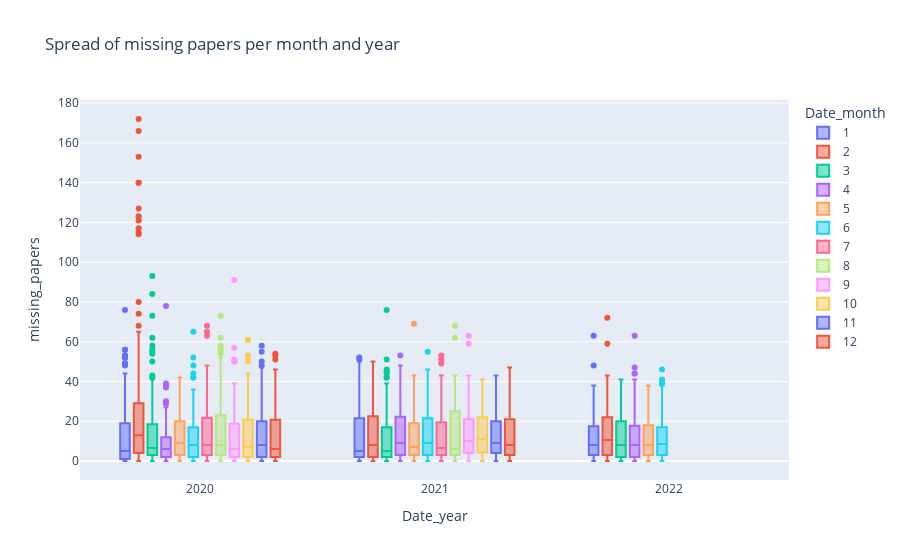

Notebook code cell kept with this figure:
### Code cell
px.box(df_train_soldout, x=f"{feat_date}_year", y="missing_papers" , color=f"{feat_date}_month", title="Spread of missing papers per month and year")

### Figure 1 — Plotly figure (JSON) as saved in the notebook; plotly's stock layout.template omitted (floating-point values rounded to 4 significant figures; data arrays with more than 128 entries replaced by an {"elided": "..."} marker saying what was removed)
{"data": [{"alignmentgroup": "True", "hovertemplate": "Date_month=1<br>Date_year=%{x}<br>missing_papers=%{y}<extra></extra>", "legendgroup": "1", "marker": {"color": "#636efa"}, "name": "1", "notched": false, "offsetgroup": "1", "orientation": "v", "showlegend": true, "type": "box", "x": {"elided": "336 int values"}, "x0": " ", "xaxis": "x", "y": {"elided": "336 int values"}, "y0": " ", "yaxis": "y"}, {"alignmentgroup": "True", "hovertemplate": "Date_month=2<br>Date_year=%{x}<br>missing_papers=%{y}<extra></extra>", "legendgroup": "2", "marker": {"color": "#EF553B"}, "name": "2", "notched": false, "offsetgroup": "2", "orientation": "v", "showlegend": true, "type": "box", "x": {"elided": "378 int values"}, "x0": " ", "xaxis": "x", "y": {"elided": "378 int values"}, "y0": " ", "yaxis": "y"}, {"alignmentgroup": "True", "hovertemplate": "Date_month=3<br>Date_year=%{x}<br>missing_papers=%{y}<extra></extra>", "legendgroup": "3", "marker": {"color": "#00cc96"}, "name": "3", "notched": false, "offsetgroup": "3", "orientation": "v", "showlegend": true, "type": "box", "x": {"elided": "368 int values"}, "x0": " ", "xaxis": "x", "y": {"elided": "368 int values"}, "y0": " ", "yaxis": "y"}, {"alignmentgroup": "True", "hovertemplate": "Date_month=4<br>Date_year=%{x}<br>missing_papers=%{y}<extra></extra>", "legendgroup": "4", "marker": {"color": "#ab63fa"}, "name": "4", "notched": false, "offsetgroup": "4", "orientation": "v", "showlegend": true, "type": "box", "x": {"elided": "348 int values"}, "x0": " ", "xaxis": "x", "y": {"elided": "348 int values"}, "y0": " ", "yaxis": "y"}, {"alignmentgroup": "True", "hovertemplate": "Date_month=5<br>Date_year=%{x}<br>missing_papers=%{y}<extra></extra>", "legendgroup": "5", "marker": {"color": "#FFA15A"}, "name": "5", "notched": false, "offsetgroup": "5", "orientation": "v", "showlegend": true, "type": "box", "x": {"elided": "332 int values"}, "x0": " ", "xaxis": "x", "y": {"elided": "332 int values"}, "y0": " ", "yaxis": "y"}, {"alignmentgroup": "True", "hovertemplate": "Date_month=6<br>Date_year=%{x}<br>missing_papers=%{y}<extra></extra>", "legendgroup": "6", "marker": {"color": "#19d3f3"}, "name": "6", "notched": false, "offsetgroup": "6", "orientation": "v", "showlegend": true, "type": "box", "x": {"elided": "294 int values"}, "x0": " ", "xaxis": "x", "y": {"elided": "294 int values"}, "y0": " ", "yaxis": "y"}, {"alignmentgroup": "True", "hovertemplate": "Date_month=7<br>Date_year=%{x}<br>missing_papers=%{y}<extra></extra>", "legendgroup": "7", "marker": {"color": "#FF6692"}, "name": "7", "notched": false, "offsetgroup": "7", "orientation": "v", "showlegend": true, "type": "box", "x": {"elided": "227 int values"}, "x0": " ", "xaxis": "x", "y": {"elided": "227 int values"}, "y0": " ", "yaxis": "y"}, {"alignmentgroup": "True", "hovertemplate": "Date_month=8<br>Date_year=%{x}<br>missing_papers=%{y}<extra></extra>", "legendgroup": "8", "marker": {"color": "#B6E880"}, "name": "8", "notched": false, "offsetgroup": "8", "orientation": "v", "showlegend": true, "type": "box", "x": {"elided": "224 int values"}, "x0": " ", "xaxis": "x", "y": {"elided": "224 int values"}, "y0": " ", "yaxis": "y"}, {"alignmentgroup": "True", "hovertemplate": "Date_month=9<br>Date_year=%{x}<br>missing_papers=%{y}<extra></extra>", "legendgroup": "9", "marker": {"color": "#FF97FF"}, "name": "9", "notched": false, "offsetgroup": "9", "orientation": "v", "showlegend": true, "type": "box", "x": {"elided": "209 int values"}, "x0": " ", "xaxis": "x", "y": {"elided": "209 int values"}, "y0": " ", "yaxis": "y"}, {"alignmentgroup": "True", "hovertemplate": "Date_month=10<br>Date_year=%{x}<br>missing_papers=%{y}<extra></extra>", "legendgroup": "10", "marker": {"color": "#FECB52"}, "name": "10", "notched": false, "offsetgroup": "10", "orientation": "v", "showlegend": true, "type": "box", "x": {"elided": "214 int values"}, "x0": " ", "xaxis": "x", "y": {"elided": "214 int values"}, "y0": " ", "yaxis": "y"}, {"alignmentgroup": "True", "hovertemplate": "Date_month=11<br>Date_year=%{x}<br>missing_papers=%{y}<extra></extra>", "legendgroup": "11", "marker": {"color": "#636efa"}, "name": "11", "notched": false, "offsetgroup": "11", "orientation": "v", "showlegend": true, "type": "box", "x": {"elided": "228 int values"}, "x0": " ", "xaxis": "x", "y": {"elided": "228 int values"}, "y0": " ", "yaxis": "y"}, {"alignmentgroup": "True", "hovertemplate": "Date_month=12<br>Date_year=%{x}<br>missing_papers=%{y}<extra></extra>", "legendgroup": "12", "marker": {"color": "#EF553B"}, "name": "12", "notched": false, "offsetgroup": "12", "orientation": "v", "showlegend": true, "type": "box", "x": {"elided": "234 int values"}, "x0": " ", "xaxis": "x", "y": {"elided": "234 int values"}, "y0": " ", "yaxis": "y"}], "layout": {"boxmode": "group", "legend": {"title": {"text": "Date_month"}, "tracegroupgap": 0}, "title": {"text": "Spread of missing papers per month and year"}, "xaxis": {"anchor": "y", "domain": [0, 1], "title": {"text": "Date_year"}}, "yaxis": {"anchor": "x", "domain": [0, 1], "title": {"text": "missing_papers"}}}}
